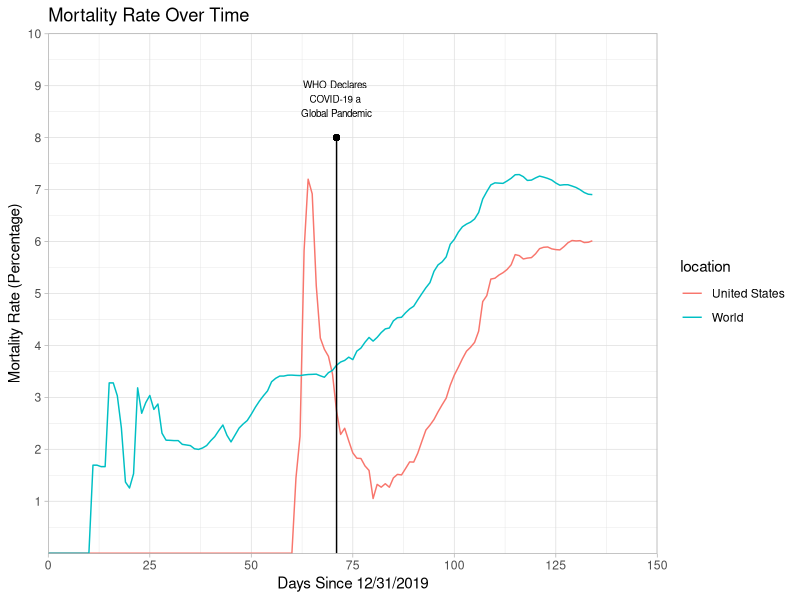
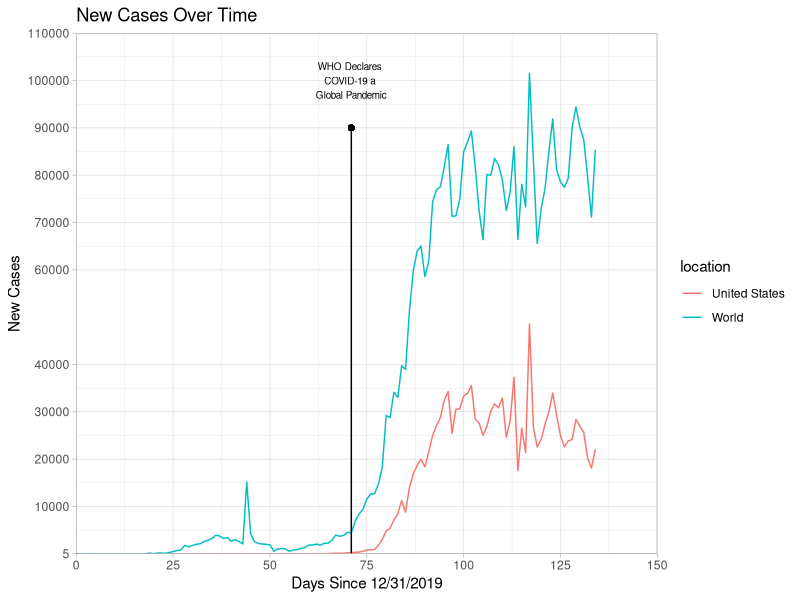
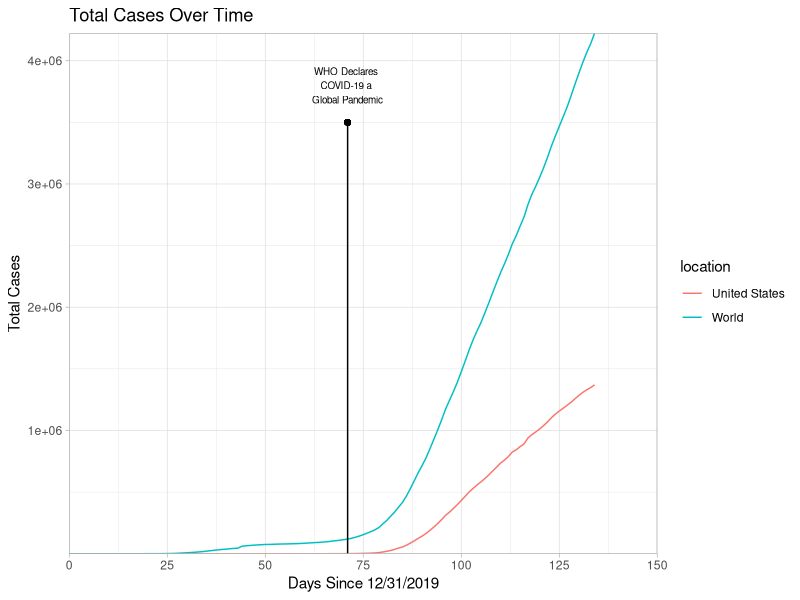

The R source for these figures, in order:
## ---- chunk 1
library(dplyr)
library(ggplot2)

global = read.csv("covidData_clean.csv")
global = global %>% mutate(rate = 100 * total_deaths / total_cases) #create column for mortality rate
global$rate[is.na(global$rate)]<-0
origin <- as.Date("2019-12-31")
global = global %>% mutate(days_since = as.Date(date) - origin) #create column for days since 12/31/2019, the start of our data

narrowed = global %>% filter(location == "World" | iso_code == "USA")

#as.Date("2020-03-11") - as.Date("2019-12-31") returns 71 days, which is the time between the start of the data and when the WHO declared COVID-19 a global pandemic

ggplot(data = narrowed, aes(x = days_since, y = rate)) + 
  geom_line(aes(color = location)) + 
  expand_limits(x = c(0,150),y = c(0, 10)) +
  scale_x_continuous(breaks = c(0, 25, 50, 75, 100, 125, 150), expand = c(0,0.01)) + 
  scale_y_continuous(breaks = c(1:10), expand = c(0,.01)) + 
  annotate("segment", x = 71, xend = 71, y = 0, yend = 8) + geom_point(aes(x = 71, y = 8)) + 
  annotate("text", x = 71, y = 8.75, label = "WHO Declares \nCOVID-19 a \nGlobal Pandemic", size = 2.5) + 
  labs(title = "Mortality Rate Over Time",x="Days Since 12/31/2019", y = "Mortality Rate (Percentage)") + 
  theme_light()
## ---- chunk 2
ggplot(data = narrowed, aes(x = days_since, y = new_cases)) + 
  geom_line(aes(color = location)) + 
  expand_limits(x = c(0,150),y = c(0, 110000)) +
  scale_x_continuous(breaks = c(0, 25, 50, 75, 100, 125, 150), expand = c(0,0.01)) + 
  scale_y_continuous(breaks = c(10^4,2*10^4,3*10^4,4*10^4,5,6*10^4,7*10^4,8*10^4,9*10^4,10*10^4,11*10^4), expand = c(0,0.1)) + 
  annotate("segment", x = 71, xend = 71, y = 0, yend = 90000) + geom_point(aes(x = 71, y = 90000)) + 
  annotate("text", x = 71, y = 100000, label = "WHO Declares \nCOVID-19 a \nGlobal Pandemic", size = 2.5) + 
  labs(title = "New Cases Over Time",x="Days Since 12/31/2019", y = "New Cases") + 
  theme_light()
## ---- chunk 3
ggplot(data = narrowed, aes(x = days_since, y = total_cases)) + 
  geom_line(aes(color = location)) + 
  expand_limits(x = c(0,150),y = c(0, 1000000)) +
  scale_x_continuous(breaks = c(0, 25, 50, 75, 100, 125, 150), expand = c(0,0.01)) + 
  scale_y_continuous(breaks = c(10^6,2*10^6,3*10^6,4*10^6,5*10^6), expand = c(0,0.1)) + 
  annotate("segment", x = 71, xend = 71, y = 0, yend = 3500000) + geom_point(aes(x = 71, y = 3500000)) + 
  annotate("text", x = 71, y = 3800000, label = "WHO Declares \nCOVID-19 a \nGlobal Pandemic", size = 2.5) + 
  labs(title = "Total Cases Over Time",x="Days Since 12/31/2019", y = "Total Cases") + 
  theme_light()
